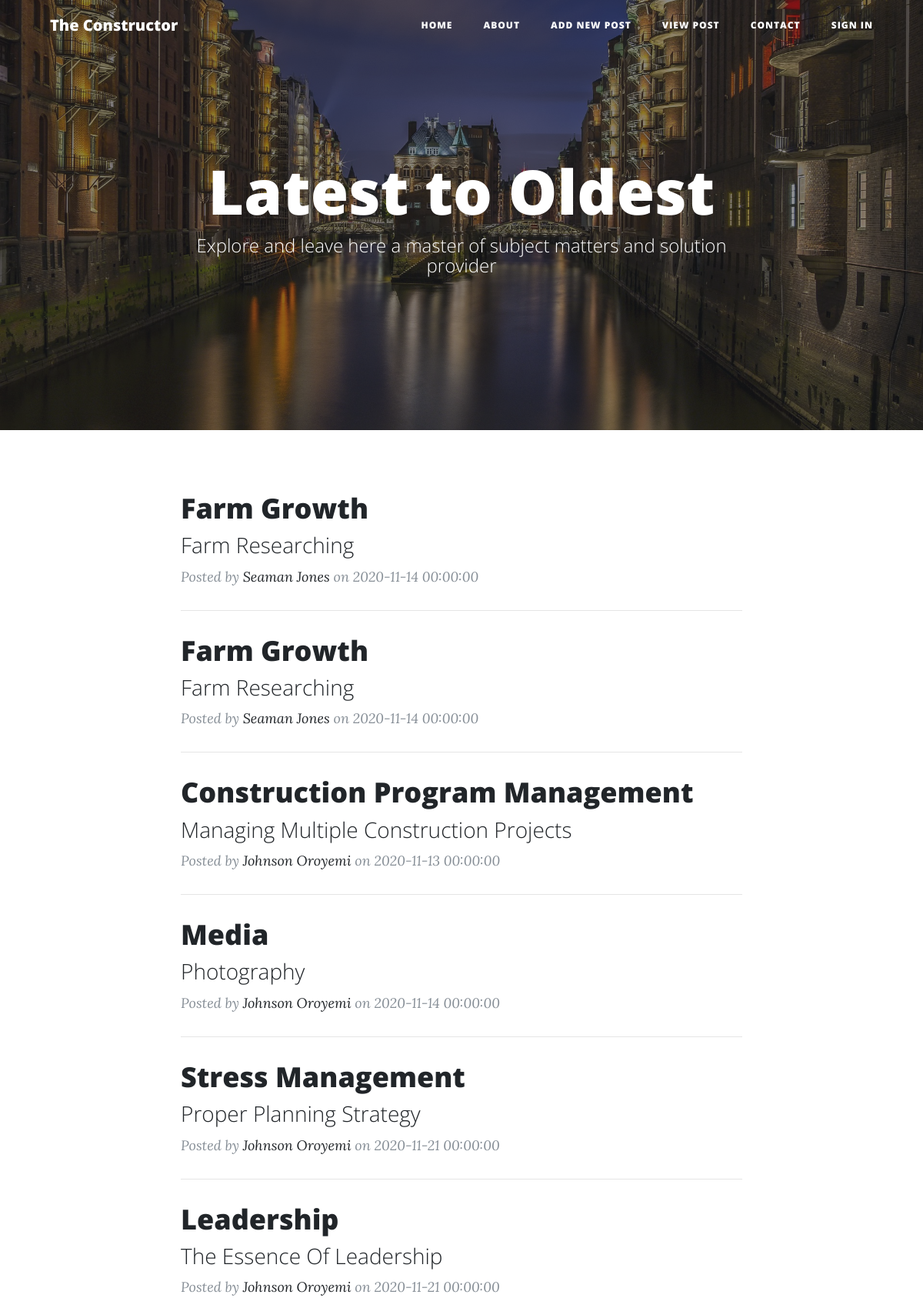
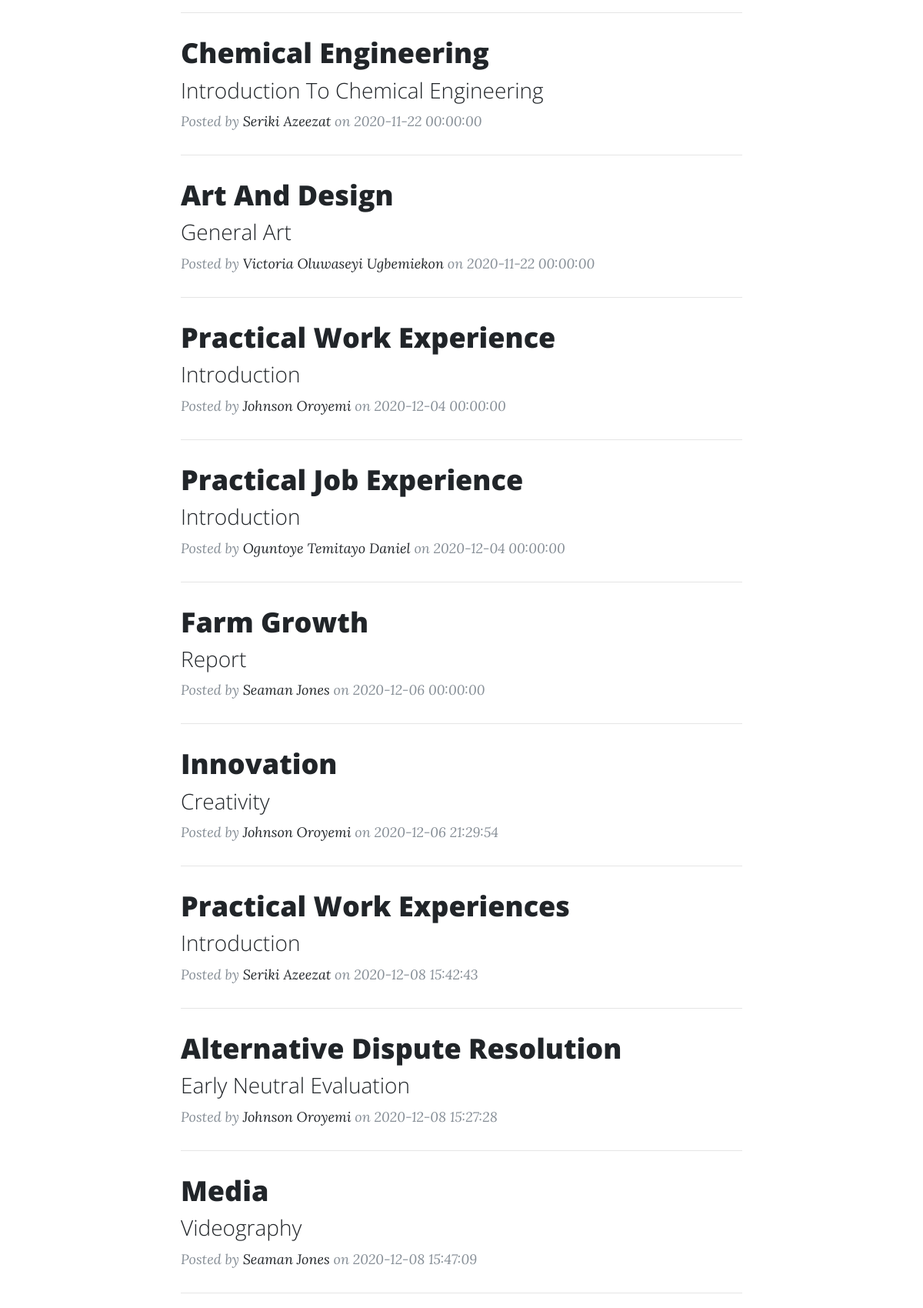
/all_post.php (upper part), run on the app's committed database (2 pictures, top to bottom).
### tables this page shows
CREATE TABLE `newpost` (
  `ID` int(11) NOT NULL,
  `PostImage` varchar(225) NOT NULL,
  `PostHeading` varchar(50) DEFAULT NULL,
  `SubHeading` varchar(200) DEFAULT NULL,
  `PostContent` text DEFAULT NULL,
  `Author` varchar(50) DEFAULT NULL,
  `PostingDate` datetime DEFAULT NULL
);

### all_post.php (the view, shortened to what this page needs)
<?php
include("connection.php");
$sql="select * from newpost order by id";
$result=$con->query($sql);
?>
<?php
  include("header.php");
?>
  <nav class="navbar navbar-expand-lg navbar-light fixed-top" id="mainNav">
    <div class="container">
      <a class="navbar-brand" href="index.php">The Constructor</a>
      <?php
          include("nav_bar.php");
        ?>
    </div>
  </nav>
    <header class="masthead" style="background-image: url('asset/images/hamburg-1340004_1920.jpg')">
    <div class="overlay"></div>
    <div class="container">
      <div class="row">
        <div class="col-lg-8 col-md-10 mx-auto">
          <div class="page-heading">
            <h1>Latest to Oldest</h1>
            <span class="subheading">Explore and leave here a master of subject matters and solution provider</span>
          </div>
        </div>
      </div>
    </div>
  </header>
  <div class="container">
    <div class="row">
      <div class="col-lg-8 col-md-10 mx-auto">
      <?php while($row=$result->fetch_array())
          {?>
        <div class="post-preview">
          <a href="post.php?id=<?php echo $row['ID']; ?>">
            <h2 class="post-title">
            <?php
              echo ucwords(strtolower($row["PostHeading"]));
            ?>
            </h2>
            <h3 class="post-subtitle">
            <?php
              echo ucwords(strtolower($row["SubHeading"]));
            ?>
            </h3>
          </a>
          <p class="post-meta">Posted by
            <a href="#"><?php
              echo ucwords(strtolower($row["Author"]));
            ?></a>
            on <?php
              echo ucwords(strtolower($row["PostingDate"]));
            ?></p>
        </div>
        <hr>
        <?php
          }
          ?>
      </div>
    </div>
  </div>
<br>
<?php
  include("footer.php");
?>

### data on the page
newpost: PostHeading "Farm Growth", SubHeading "Farm Researching", Author "Seaman Jones", PostingDate "2020-11-14 00:00:00"
newpost: PostHeading "Farm Growth", SubHeading "Farm Researching", Author "Seaman Jones", PostingDate "2020-11-14 00:00:00"
newpost: PostHeading "Construction Program Management", SubHeading "Managing Multiple Construction Projects", Author "Johnson Oroyemi", PostingDate "2020-11-13 00:00:00"
newpost: PostHeading "Media", SubHeading "Photography", Author "Johnson Oroyemi", PostingDate "2020-11-14 00:00:00"
newpost: PostHeading "Stress Management", SubHeading "Proper Planning Strategy", Author "Johnson Oroyemi", PostingDate "2020-11-21 00:00:00"
newpost: PostHeading "Leadership", SubHeading "The Essence Of Leadership", Author "Johnson Oroyemi", PostingDate "2020-11-21 00:00:00"
newpost: PostHeading "Chemical Engineering", SubHeading "Introduction To Chemical Engineering", Author "Seriki Azeezat", PostingDate "2020-11-22 00:00:00"
newpost: PostHeading "Art And Design", SubHeading "General Art", Author "Victoria Oluwaseyi Ugbemiekon", PostingDate "2020-11-22 00:00:00"
newpost: PostHeading "Practical Work Experience", SubHeading "Introduction", Author "Johnson Oroyemi", PostingDate "2020-12-04 00:00:00"
newpost: PostHeading "Practical Job Experience", SubHeading "Introduction", Author "Oguntoye Temitayo Daniel", PostingDate "2020-12-04 00:00:00"
newpost: PostHeading "Farm Growth", SubHeading "Report", Author "Seaman Jones", PostingDate "2020-12-06 00:00:00"
newpost: PostHeading "Innovation", SubHeading "Creativity", Author "Johnson Oroyemi", PostingDate "2020-12-06 21:29:54"
newpost: PostHeading "Practical Work Experiences", SubHeading "Introduction", Author "Seriki Azeezat", PostingDate "2020-12-08 15:42:43"
newpost: PostHeading "Alternative Dispute Resolution", SubHeading "Early Neutral Evaluation", Author "Johnson Oroyemi", PostingDate "2020-12-08 15:27:28"
newpost: PostHeading "Media", SubHeading "Videography", Author "Seaman Jones", PostingDate "2020-12-08 15:47:09"
